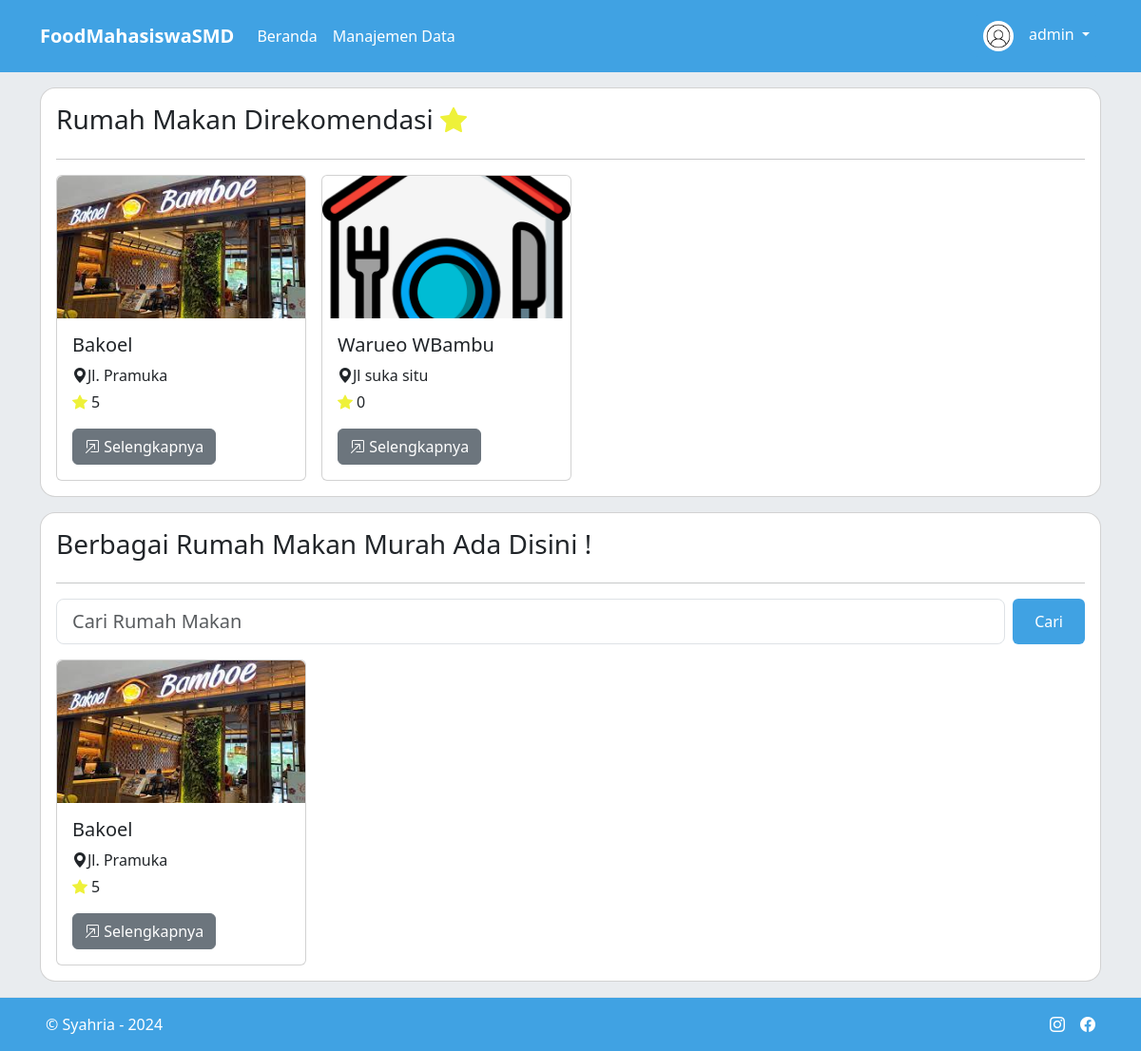
Screenshot of /pages/beranda.php?cari=Bakoel (signed in) with the database file from the repository.
### tables this page shows
CREATE TABLE `users` (
  `id` int(11) NOT NULL,
  `username` varchar(255) NOT NULL,
  `email` varchar(255) NOT NULL,
  `password` varchar(255) NOT NULL,
  `role` enum('user','admin') NOT NULL,
  `gambar` varchar(255) NOT NULL
);

CREATE TABLE `rumah_makan` (
  `id` int(11) NOT NULL,
  `nama` varchar(255) NOT NULL,
  `deskripsi` varchar(255) NOT NULL,
  `alamat` varchar(255) NOT NULL,
  `diskon` varchar(255) NOT NULL,
  `gambar` varchar(255) NOT NULL
);

### pages/beranda.php (the view, shortened to what this page needs)
<?php session_start();
$id = $_SESSION['id'];
include('../components/koneksi.php');
$result = mysqli_query($koneksi, "SELECT * FROM users WHERE id = $id");
$user = mysqli_fetch_assoc($result);
?>
<!DOCTYPE html>
<html lang="en">
<head>
  <link rel="stylesheet" href="../bootstrap-5.3.3/css/bootstrap.min.css" />
  <link rel="stylesheet" href="https://cdn.jsdelivr.net/npm/bootstrap-icons@1.11.3/font/bootstrap-icons.min.css" />
  <link rel="stylesheet" href="../bootstrap-5.3.3/css/style.css" />
</head>
<body class="bg-body-secondary ">
  <nav class="navbar navbar-expand-lg sticky-lg-top py-3" style="background-color: #40A2E3;">
    <div class="container">
      <a class="navbar-brand fw-bold text-white " href="#">FoodMahasiswaSMD</a>
      <div class="collapse navbar-collapse" id="navbarScroll">
        <ul class="navbar-nav me-auto my-2 my-lg-0 navbar-nav-scroll" style="--bs-scroll-height: 100px">
          <li class="nav-item">
            <a class="nav-link active text-white " aria-current="page" href="#">Beranda</a>
          </li>
          <?php if ($user['role'] == 'admin') { ?>
            <li class="nav-item">
              <a class="nav-link text-white " aria-current="page" href="../rumah-makan/index.php">Manajemen Data</a>
            </li>
          <?php } ?>
        </ul>
        <div class="dropdown">
          <button class="btn btn-biru dropdown-toggle text-white border-0" type="button" data-bs-toggle="dropdown" aria-expanded="false">
            <img src="../images/users/<?= $user['gambar'] ?>" width="32" class="rounded-circle me-3" alt="<?= $user['gambar'] ?>"><?= $user['username'] ?>
          </button>
        </div>
      </div>
    </div>
  </nav>
  <div class="container py-3 w-100">
    <div class="card mb-3 p-3 rounded-4">
      <h3>Rumah Makan Direkomendasi <i class="bi bi-star-fill" style="color: #eef139;"></i></h3>
      <hr>
      <div class="d-flex flex-wrap gap-3">
        <?php
        include('../components/koneksi.php');
        $result = mysqli_query($koneksi, "SELECT rumah_makan.*, SUM(rating.rating) AS total_rating FROM rumah_makan LEFT JOIN rating ON rumah_makan.id = rating.id_rumah_makan GROUP BY rumah_makan.id ORDER BY total_rating DESC LIMIT 3");
        if (mysqli_num_rows($result) > 0) {
          while ($row = mysqli_fetch_assoc($result)) {
        ?>
            <div class="card" style="width: 263px">
              <img src="../images/rumah-makan/<?= $row['gambar'] ?>" class="card-img-top rounded-top object-fit-cover" style="height: 150px;" alt="<?= $row['gambar'] ?>" />
              <div class="card-body">
                <h5 class="card-title"><?= $row['nama'] ?></h5>
                <span class="card-text d-flex align-items-center mb-1">
                  <i class="bi bi-geo-alt-fill"></i>
                  <?= $row['alamat'] ?>
                </span>
                <span class="card-text d-flex mb-3 align-items-center">
                  <i class="bi bi-star-fill me-1" style="color: #eef139;"></i>
                  <span><?= $row['total_rating'] ? $row['total_rating'] : "0" ?></span>
                </span>
                <a href="detail.php?id=<?= $row['id'] ?>" class="btn btn-secondary">
                  <i class="bi bi-box-arrow-in-up-right"></i>
                  Selengkapnya
                </a>
              </div>
            </div>
        <?php
          }
        }
        ?>
      </div>
    </div>
    <div class="card p-3 rounded-4">
      <h3 class="">Berbagai Rumah Makan Murah Ada Disini !</h3>
      <hr>
      <div class="mb-3 ">
        <form class="d-flex gap-2" role="search" method="get">
          <div class="input-group input-group-lg">
            <input type="text" class="form-control" name='cari' placeholder="Cari Rumah Makan" />
          </div>
          <button class="btn text-white fw-medium " style="width: 80px;background-color: #40A2E3;" type="submit">
            Cari
          </button>
        </form>
      </div>
      <div class="d-flex flex-wrap gap-3">
        <?php
        include('../components/koneksi.php');
        if (isset($_GET['cari']) && !empty($_GET['cari'])) {
          $search = $_GET['cari'];
          $result = mysqli_query($koneksi, "SELECT rumah_makan.*, SUM(rating.rating) AS total_rating FROM rumah_makan LEFT JOIN rating ON rumah_makan.id = rating.id_rumah_makan WHERE rumah_makan.nama LIKE '%$search%' GROUP BY rumah_makan.id");
        } else {
          $result = mysqli_query($koneksi, "SELECT rumah_makan.*, SUM(rating.rating) AS total_rating FROM rumah_makan LEFT JOIN rating ON rumah_makan.id = rating.id_rumah_makan GROUP BY rumah_makan.id");
        }
        if (mysqli_num_rows($result) > 0) {
          while ($row = mysqli_fetch_assoc($result)) {
        ?>
            <div class="card" style="width: 263px">
              <img src="../images/rumah-makan/<?= $row['gambar'] ?>" class="card-img-top rounded-top object-fit-cover" style="height: 150px;" alt="<?= $row['gambar'] ?>" />
              <div class="card-body">
                <h5 class="card-title"><?= $row['nama'] ?></h5>
                <span class="card-text d-flex align-items-center mb-1">
                  <i class="bi bi-geo-alt-fill"></i>
                  <?= $row['alamat'] ?>
                </span>
                <span class="card-text d-flex mb-3 align-items-center">
                  <i class="bi bi-star-fill me-1" style="color: #eef139;"></i>
                  <span><?= $row['total_rating'] ? $row['total_rating'] : "0" ?></span>
                </span>
                <a href="detail.php?id=<?= $row['id'] ?>" class="btn btn-secondary">
                  <i class="bi bi-box-arrow-in-up-right"></i>
                  Selengkapnya
                </a>
              </div>
            </div>
        <?php
          }
        }
        ?>
      </div>
    </div>
  </div>
  <footer class="d-flex flex-wrap justify-content-between align-items-center py-3 border-top" style="background-color: #40A2E3;">
    <div class="col-md-4 d-flex align-items-center ps-5 ">
      <span class="mb-3 mb-md-0 text-white ">© Syahria - 2024</span>
    </div>
    <ul class="nav col-md-4 justify-content-end list-unstyled d-flex me-5 ">
      <li class="ms-3">
        <a class="text-white " href="#"><i class="bi bi-instagram"></i></a>
      </li>
      <li class="ms-3">
        <a class="text-white " href="#"><i class="bi bi-facebook"></i></a>
      </li>
    </ul>
  </footer>
</body>
</html>

### rows the page displays
users: gambar (placeholder picture), username "admin"
rumah_makan: gambar (picture), nama "Bakoel", alamat "Jl. Pramuka", total_rating "5"
rumah_makan: gambar (placeholder picture), nama "Warueo WBambu", alamat "Jl suka situ", shows "0"
